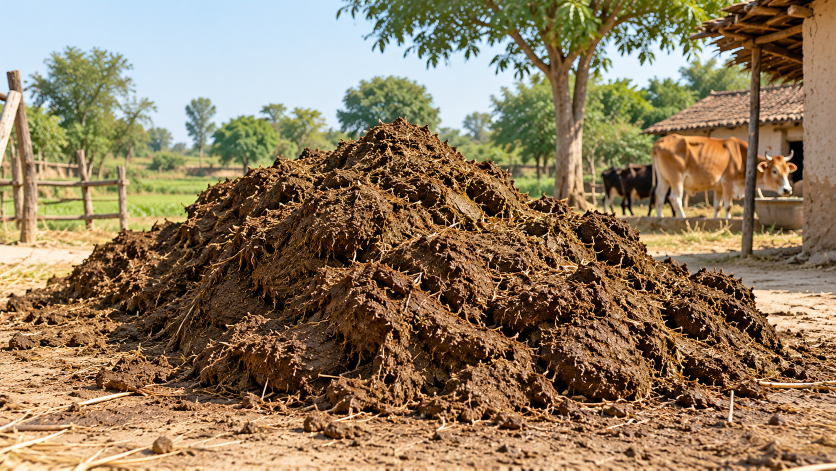
#> input picture source-assets/client-originals/2026-10-29-update/Cow-Dung pile-3.png, 1672 x 941 px, found by its file name (shown at 1/2 size)
$ python derive_v76_cow_dung_pile3.py
#> lines starting #> are read from the running program, lines starting #| are printed output that depends on the picture
#!/usr/bin/env python3
"""V76 — Derive responsive variants for the PDF p8 Homepage Stage 01 correction.

Source (untouched original from the client's 2026-11 ZIP):
  Cow-Dung pile-3.png  -> large mound of cow dung mixed with straw, cows
                    visible near a trough, thatched + tiled roof shelter,
                    rural village setting, green trees and fields

                    Matches the PDF p8/p9 replacement image (which flows
                    from p8 bottom to p9 top): rural scene with dung pile,
                    cows in shelter, tiled roof, green trees, blue sky.

Native 1672x941 (landscape ~16:9). Same dimensions as the current
cattle-yard-v70 image, so it's a drop-in replacement.

Outputs (avif + webp + jpg ladder):
  dist-hostinger/assets/images/ecosystem/cow-dung-pile3-<W>.{avif,webp,jpg}
  docs/assets/images/ecosystem/cow-dung-pile3-<W>.{avif,webp,jpg}
"""
from pathlib import Path
from PIL import Image
import json

ROOT = Path(__file__).resolve().parents[1]
CONTENT_DIR = Path('/home/z/my-project/gaurikrit-work/new-content/Website Content')
DERIVED = ROOT / 'source-assets' / 'client-derived' / '2026-11-v76-cow-dung-pile3'
PUBLIC_HOST = ROOT / 'dist-hostinger' / 'assets' / 'images' / 'ecosystem'
PUBLIC_DOCS = ROOT / 'docs' / 'assets' / 'images' / 'ecosystem'
DERIVED.mkdir(parents=True, exist_ok=True)
PUBLIC_HOST.mkdir(parents=True, exist_ok=True)
PUBLIC_DOCS.mkdir(parents=True, exist_ok=True)

ITEMS = [
    ('cow-dung-pile3', 'Cow-Dung pile-3.png', [640, 960, 1280, 1536]),
]


def save_variant(variant, stem, width, out_dir):
    try:
        variant.save(str(out_dir / f'{stem}-{width}.avif'),
                     format='AVIF', quality=58, speed=6)
    except Exception as exc:
        print(f'  ! avif failed for {stem}-{width}: {exc}')
    variant.save(str(out_dir / f'{stem}-{width}.webp'),
                 format='WEBP', quality=82, method=6)
    variant.save(str(out_dir / f'{stem}-{width}.jpg'),
                 format='JPEG', quality=87, optimize=True, progressive=True)


manifest = []
for stem, src_name, rungs in ITEMS:
    src_path = CONTENT_DIR / src_name
    if not src_path.exists():
        print(f'MISSING original: {src_path}')
        continue
    im = Image.open(src_path)
#> im is the input picture: PIL image 1672x941 RGB; mean R, G, B 142.6, 122.5, 93.3
    if im.mode in ('RGBA', 'LA') or (im.mode == 'P' and 'transparency' in im.info):
        bg = Image.new('RGB', im.size, (255, 255, 255))
        im = im.convert('RGBA')
        bg.paste(im, mask=im.split()[-1])
        im = bg
    else:
        im = im.convert('RGB')
    native_w = im.size[0]
#> native_w = 1672
    print(f'{stem}: native {im.size[0]}x{im.size[1]}  src={src_name}')
#| cow-dung-pile3: native 1672x941  src=Cow-Dung pile-3.png
    seen = set()
    widths = []
    for target in rungs:
        w = min(target, native_w)
        if w == native_w:
            variant = im
        else:
            scale = w / native_w
            new = (w, round(im.size[1] * scale))
            variant = im.resize(new, Image.LANCZOS)
        w = variant.size[0]
        if w in seen:
            continue
        seen.add(w)
        widths.append(w)
        save_variant(variant, stem, w, PUBLIC_HOST)
        save_variant(variant, stem, w, PUBLIC_DOCS)
        save_variant(variant, stem, w, DERIVED)
        print(f'  -> {stem}-{w}.{{avif,webp,jpg}}  ({variant.size[0]}x{variant.size[1]})')
#> this loop made 4 passes
#> pass 1, `variant = im.resize(new, Image.LANCZOS)`:
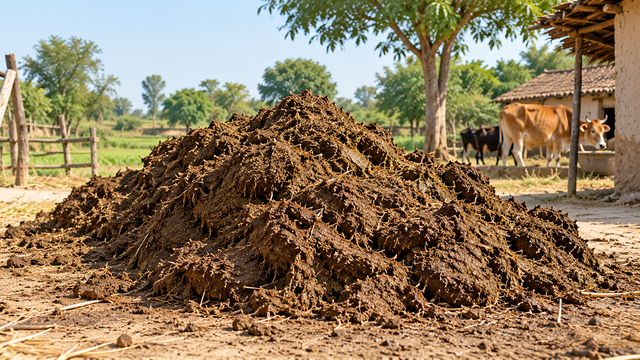
#> variant: PIL image 640x360 RGB; mean R, G, B 142.6, 122.6, 93.5
#> pass 2, `variant = im.resize(new, Image.LANCZOS)`:
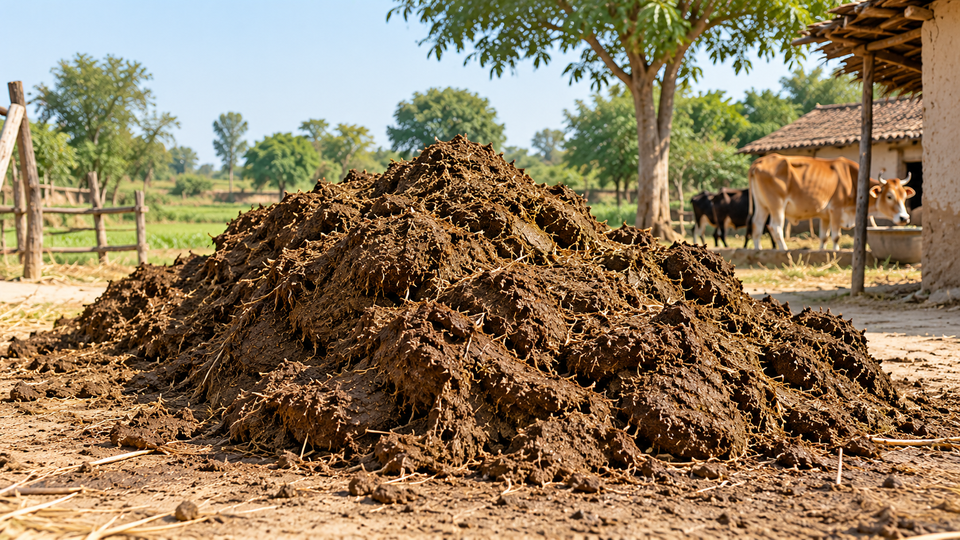
#> variant: PIL image 960x540 RGB; mean R, G, B 142.6, 122.6, 93.4
#> pass 3, `variant = im.resize(new, Image.LANCZOS)`:
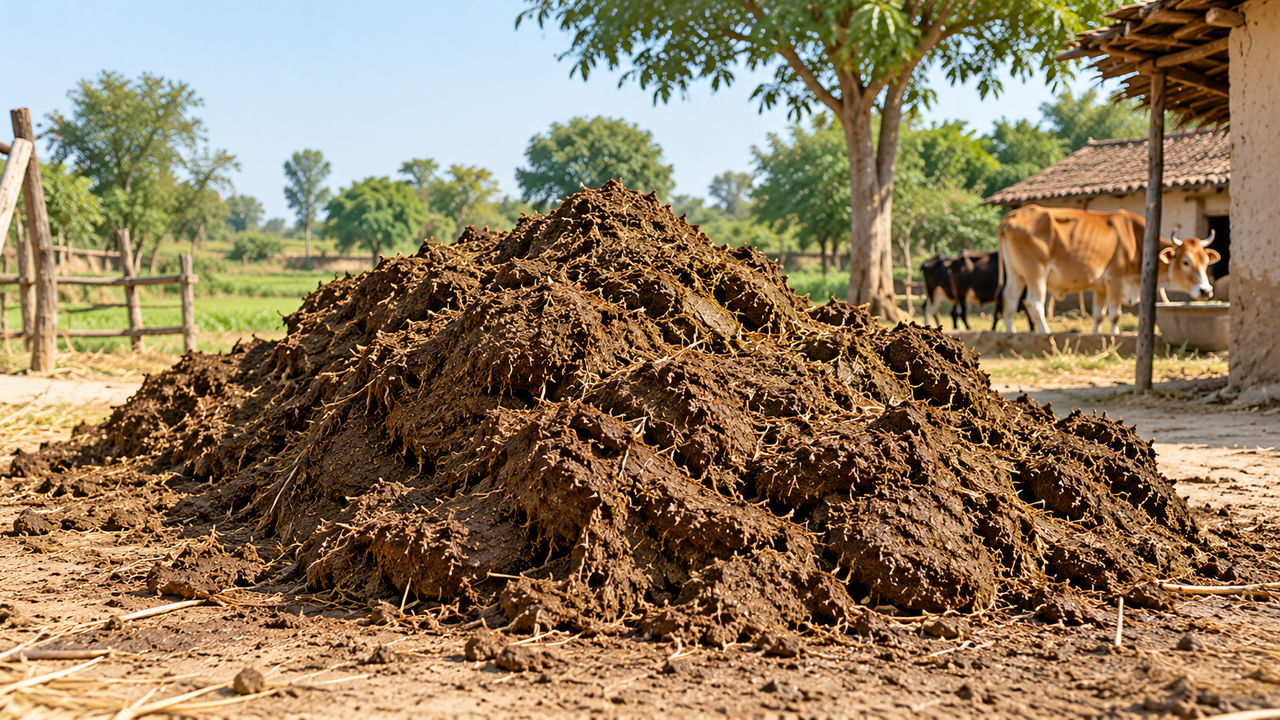
#> variant: PIL image 1280x720 RGB; mean R, G, B 142.6, 122.5, 93.4
#> after the loop:
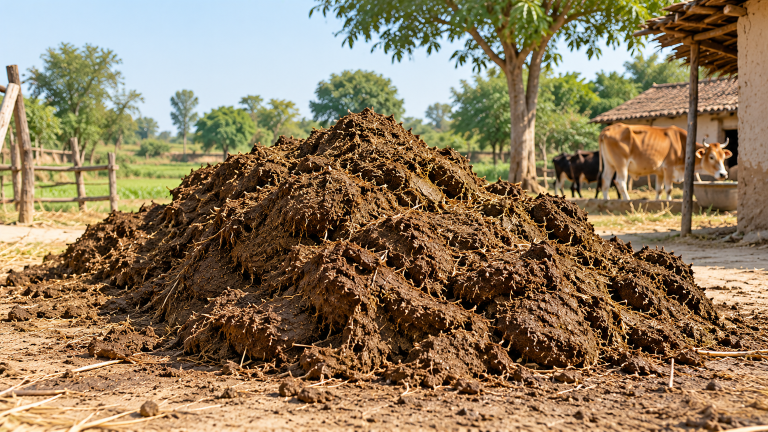
#> variant: PIL image 1536x864 RGB (shown at 1/2 size); mean R, G, B 142.6, 122.5, 93.4
#> after the loop, seen = 4 items; widths = [640, 960, 1280, 1536]
    manifest.append({
        'stem': stem,
        'source': str(src_path),
        'source_name': src_name,
        'widths': widths,
        'intrinsic': list(im.size),
    })

(DERIVED / 'manifest.json').write_text(json.dumps(manifest, indent=2))
print('\nWROTE manifest.json:')
print(json.dumps(manifest, indent=2))
#> (printed output is left out)

$ run again, with source-assets/client-originals/2026-10-29-update/Cow-Dung pile-1.png copied over source-assets/client-originals/2026-10-29-update/Cow-Dung pile-3.png
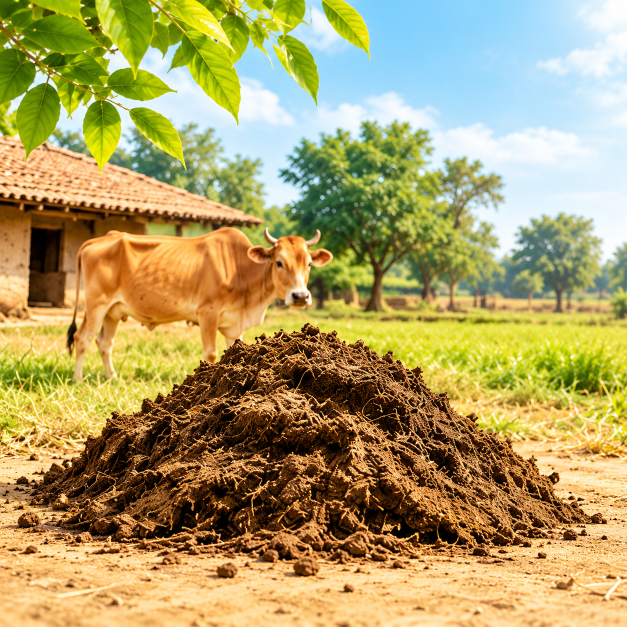
#> input picture source-assets/client-originals/2026-10-29-update/Cow-Dung pile-1.png, 1254 x 1254 px, found by its file name (shown at 1/2 size)
#> im is the input picture: PIL image 1254x1254 RGB; mean R, G, B 174.4, 159.5, 101.9
#| cow-dung-pile3: native 1254x1254  src=Cow-Dung pile-3.png
#> the loop `for target in rungs:` made 4 passes
#> pass 1, `variant = im.resize(new, Image.LANCZOS)`:
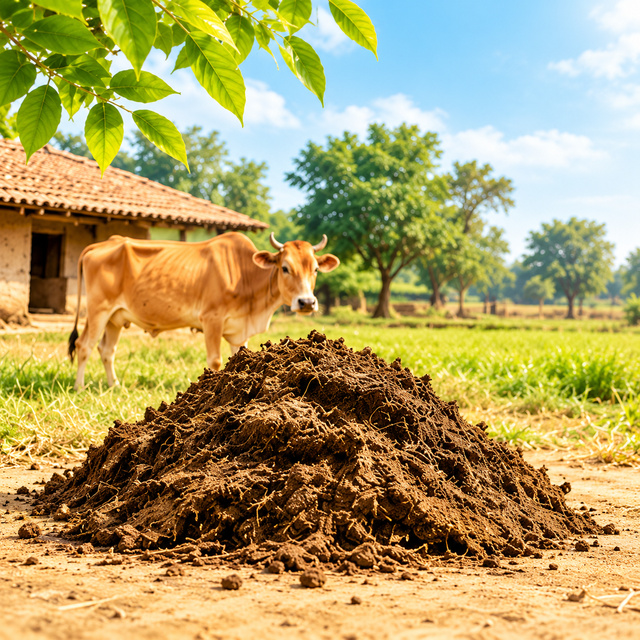
#> variant: PIL image 640x640 RGB; mean R, G, B 174.4, 159.5, 102
#> after the loop `for target in rungs:`: seen = 3 items; widths = [640, 960, 1254]
#> (printed output is left out)

$ run again, with source-assets/client-originals/2026-10-29-update/Cow-Dung pile-2.png copied over source-assets/client-originals/2026-10-29-update/Cow-Dung pile-3.png
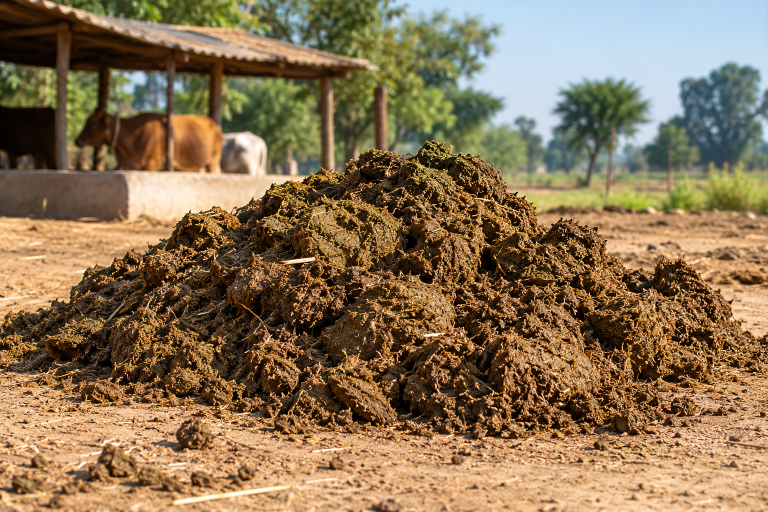
#> input picture source-assets/client-originals/2026-10-29-update/Cow-Dung pile-2.png, 1536 x 1024 px, found by its file name (shown at 1/2 size)
#> im is the input picture: PIL image 1536x1024 RGB; mean R, G, B 138.3, 115.6, 84.3
#| cow-dung-pile3: native 1536x1024  src=Cow-Dung pile-3.png
#> the loop `for target in rungs:` made 4 passes
#> pass 1, `variant = im.resize(new, Image.LANCZOS)`:
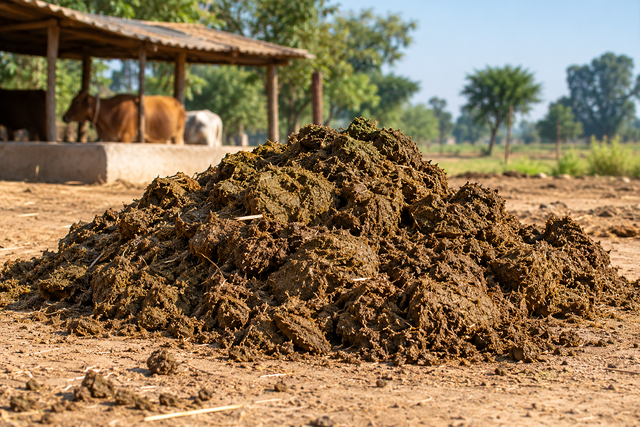
#> variant: PIL image 640x427 RGB; mean R, G, B 138.3, 115.6, 84.4
#> pass 3, `variant = im.resize(new, Image.LANCZOS)`:
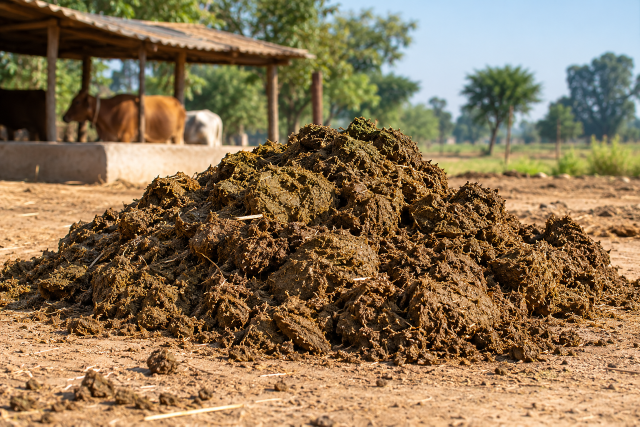
#> variant: PIL image 1280x853 RGB (shown at 1/2 size); mean R, G, B 138.3, 115.6, 84.4
#> after the loop `for target in rungs:`: seen = 4 items; widths = [640, 960, 1280, 1536]
#> (printed output is left out)

$ run again, with source-assets/client-originals/2026-10-29-update/Cow-Dung pile-4.png copied over source-assets/client-originals/2026-10-29-update/Cow-Dung pile-3.png
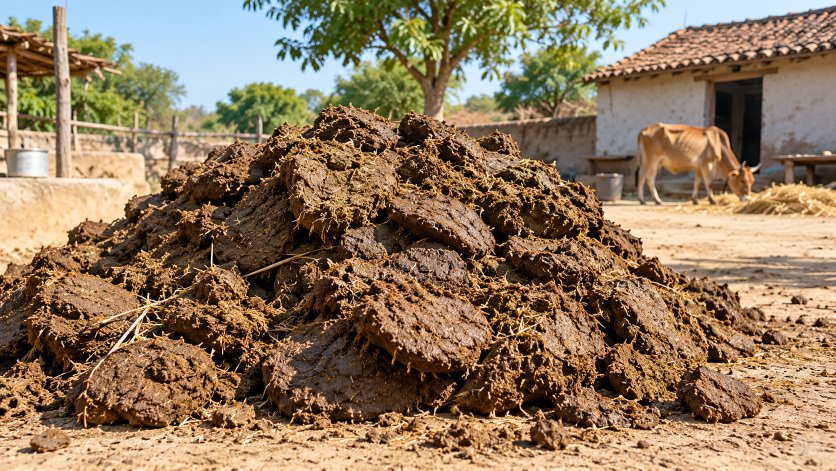
#> input picture source-assets/client-originals/2026-10-29-update/Cow-Dung pile-4.png, 1672 x 941 px, found by its file name (shown at 1/2 size)
#> im is the input picture: PIL image 1672x941 RGB; mean R, G, B 143.1, 119.7, 91.6
#| cow-dung-pile3: native 1672x941  src=Cow-Dung pile-3.png
#> the loop `for target in rungs:` made 4 passes
#> pass 1, `variant = im.resize(new, Image.LANCZOS)`:
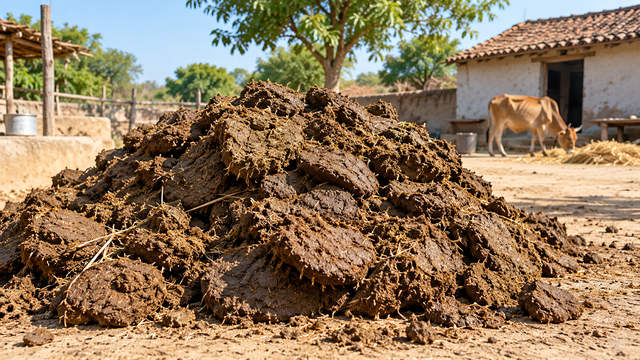
#> variant: PIL image 640x360 RGB; mean R, G, B 143.1, 119.8, 91.7
#> after the loop `for target in rungs:`:
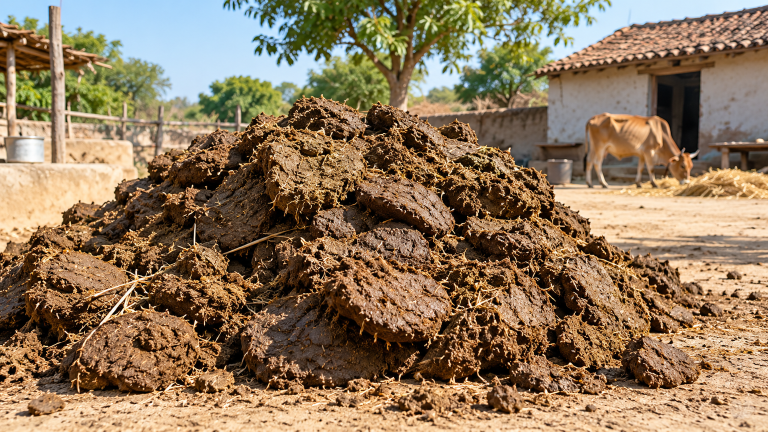
#> variant: PIL image 1536x864 RGB (shown at 1/2 size); mean R, G, B 143.1, 119.7, 91.6
#> after the loop `for target in rungs:`: seen = 4 items; widths = [640, 960, 1280, 1536]
#> (printed output is left out)
